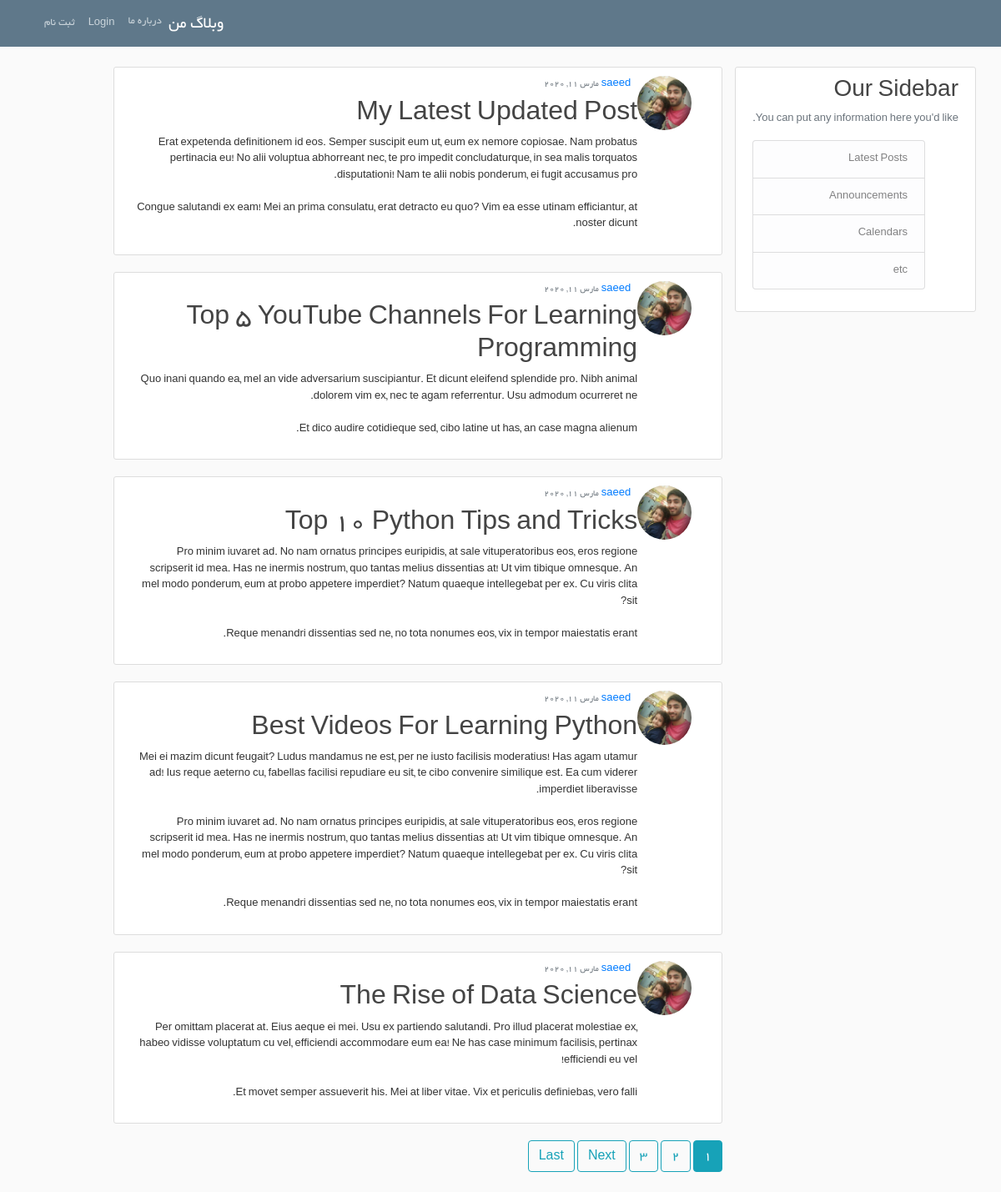
The page / on the database its author committed.
### blog/models.py (models this page shows, shortened)
class Post(models.Model):
    title = models.CharField(max_length=100)
    content = models.TextField()
    date_posted = models.DateTimeField(default=timezone.now)
    author = models.ForeignKey(User, on_delete=models.CASCADE)

### users/models.py (models this page shows, shortened)
class Profile(models.Model):
    user = models.OneToOneField(User, on_delete=models.CASCADE)
    image = models.ImageField(default='default.jpg', upload_to='profile_pics')

### blog/views.py (the view)
# urls.py: path('', PostListView.as_view(), name='blog-home'),
class PostListView(ListView):
    model = Post
    template_name = 'blog/home.html'  # <app>/<model>_<viewtype>.html
    context_object_name = 'posts'
    ordering = ['-date_posted']
    paginate_by = 5

### blog/templates/blog/home.html (shortened to what this page needs)
{% extends "blog/base.html" %}
{% load i18n %}
{% block content %}
    {% for post in posts %}
        <article class="media content-section ">
          <img class="rounded-circle article-img " src="{{ post.author.profile.image.url }}">
          <div class="media-body">
            <div class="article-metadata">
              <a class="mr-2" href="{% url 'user-posts' post.author.username %}">{{ post.author }}</a>
              <small class="text-muted">{{ post.date_posted|date:"F d, Y" }}</small>
            </div>
            <h2><a class="article-title" href="{% url 'post-detail' post.id %}">{{ post.title }}</a></h2>
            <p class="article-content">{{ post.content }}</p>
          </div>
        </article>
    {% endfor %}
    {% if is_paginated %}
      {% for num in page_obj.paginator.page_range %}
        {% if page_obj.number == num %}
          <a class="btn btn-info mb-4" href="?page={{ num }}">{{ num }}</a>
        {% elif num > page_obj.number|add:'-3' and num < page_obj.number|add:'3' %}
          <a class="btn btn-outline-info mb-4" href="?page={{ num }}">{{ num }}</a>
        {% endif %}
      {% endfor %}
      {% if page_obj.has_next %}
        <a class="btn btn-outline-info mb-4" href="?page={{ page_obj.next_page_number }}">Next</a>
        <a class="btn btn-outline-info mb-4" href="?page={{ page_obj.paginator.num_pages }}">Last</a>
      {% endif %}
    {% endif %}
{% endblock content %}

### blog/static/blog/main.css (style rules this page uses)
html { direction:rtl }
body { background: #fafafa; color: #333333; margin-top: 5rem; text-align: right; font-family: 'Yekan', 'b Yekan', Tahoma, sans-serif; font-size: small; direction:rtl }
h1, h2, h3, h4, h5, h6 { color: #444444; text-align: right; }
.content-section { background: #ffffff; padding: 10px 20px; border: 1px solid #dddddd; border-radius: 3px; margin-bottom: 20px; text-align: right; }
.article-title { color: #444444; text-align: right; }
.article-content { white-space: pre-line; text-align: right; }
.article-img { height: 65px; width: 65px; margin-right: 16px; text-align: right; }
.article-metadata { padding-bottom: 1px; margin-bottom: 4px; border-bottom: 1px solid #e3e3e3 text-align: right; }

### rows shown on the page
Post: author.profile.image (picture), author "saeed", date_posted "مارس 11, 2020", title "My Latest Updated Post", content "Erat expetenda definitionem id eos. Semper suscipit eum ut, eum ex nemore copiosae. Nam probatus pertinacia eu! No alii voluptua abhorreant nec, te pro impedit concludaturque, in sea malis torquatos disputationi! Nam te alii nobis ponderum, ei fugit accusamus pro. Congue salutandi ex eam! Mei an prima consulatu, erat detracto eu quo? Vim ea esse utinam efficiantur, at noster dicunt."
Post: author.profile.image (picture), author "saeed", date_posted "مارس 11, 2020", title "Top 5 YouTube Channels For Learning Programming", content "Quo inani quando ea, mel an vide adversarium suscipiantur. Et dicunt eleifend splendide pro. Nibh animal dolorem vim ex, nec te agam referrentur. Usu admodum ocurreret ne. Et dico audire cotidieque sed, cibo latine ut has, an case magna alienum."
Post: author.profile.image (picture), author "saeed", date_posted "مارس 11, 2020", title "Top 10 Python Tips and Tricks", content "Pro minim iuvaret ad. No nam ornatus principes euripidis, at sale vituperatoribus eos, eros regione scripserit id mea. Has ne inermis nostrum, quo tantas melius dissentias at! Ut vim tibique omnesque. An mel modo ponderum, eum at probo appetere imperdiet? Natum quaeque intellegebat per ex. Cu viris clita sit? Reque menandri dissentias sed ne, no tota nonumes eos, vix in tempor maiestatis erant."
Post: author.profile.image (picture), author "saeed", date_posted "مارس 11, 2020", title "Best Videos For Learning Python", content "Mei ei mazim dicunt feugait? Ludus mandamus ne est, per ne iusto facilisis moderatius! Has agam utamur ad! Ius reque aeterno cu, fabellas facilisi repudiare eu sit, te cibo convenire similique est. Ea cum viderer imperdiet liberavisse. Pro minim iuvaret ad. No nam ornatus principes euripidis, at sale vituperatoribus eos, eros regione scripserit id mea. Has ne inermis nostrum, quo tantas melius dissentias at! Ut vim tibique omnesque. An mel modo ponderum, eum at probo appetere imperdiet? Natum quaeque intellegebat per ex. Cu viris clita sit? Reque menandri dissentias sed ne, no tota nonumes eos, vix in tempor maiestatis erant."
Post: author.profile.image (picture), author "saeed", date_posted "مارس 11, 2020", title "The Rise of Data Science", content "Per omittam placerat at. Eius aeque ei mei. Usu ex partiendo salutandi. Pro illud placerat molestiae ex, habeo vidisse voluptatum cu vel, efficiendi accommodare eum ea! Ne has case minimum facilisis, pertinax efficiendi eu vel! Et movet semper assueverit his. Mei at liber vitae. Vix et periculis definiebas, vero falli."

### other values the page prints
{{ num }} "1"
{{ num }} "2" "3"
